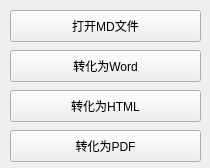
<?xml version="1.0" encoding="UTF-8"?>
<ui version="4.0">
 <class>MainWindow</class>
 <widget class="QMainWindow" name="MainWindow">
  <property name="geometry">
   <rect>
    <x>0</x>
    <y>0</y>
    <width>210</width>
    <height>168</height>
   </rect>
  </property>
  <property name="sizePolicy">
   <sizepolicy hsizetype="Fixed" vsizetype="Fixed">
    <horstretch>0</horstretch>
    <verstretch>0</verstretch>
   </sizepolicy>
  </property>
  <property name="windowTitle">
   <string>Markdown转换</string>
  </property>
  <widget class="QWidget" name="centralwidget">
   <widget class="QPushButton" name="transform">
    <property name="geometry">
     <rect>
      <x>10</x>
      <y>90</y>
      <width>191</width>
      <height>32</height>
     </rect>
    </property>
    <property name="text">
     <string>转化为HTML</string>
    </property>
   </widget>
   <widget class="QPushButton" name="mdopener">
    <property name="geometry">
     <rect>
      <x>10</x>
      <y>10</y>
      <width>191</width>
      <height>32</height>
     </rect>
    </property>
    <property name="text">
     <string>打开MD文件</string>
    </property>
   </widget>
   <widget class="QPushButton" name="trword">
    <property name="geometry">
     <rect>
      <x>10</x>
      <y>50</y>
      <width>191</width>
      <height>32</height>
     </rect>
    </property>
    <property name="text">
     <string>转化为Word</string>
    </property>
   </widget>
   <widget class="QPushButton" name="trpdf">
    <property name="geometry">
     <rect>
      <x>10</x>
      <y>130</y>
      <width>191</width>
      <height>32</height>
     </rect>
    </property>
    <property name="sizePolicy">
     <sizepolicy hsizetype="Fixed" vsizetype="Fixed">
      <horstretch>0</horstretch>
      <verstretch>0</verstretch>
     </sizepolicy>
    </property>
    <property name="text">
     <string>转化为PDF</string>
    </property>
   </widget>
  </widget>
 </widget>
 <resources/>
 <connections/>
</ui>
